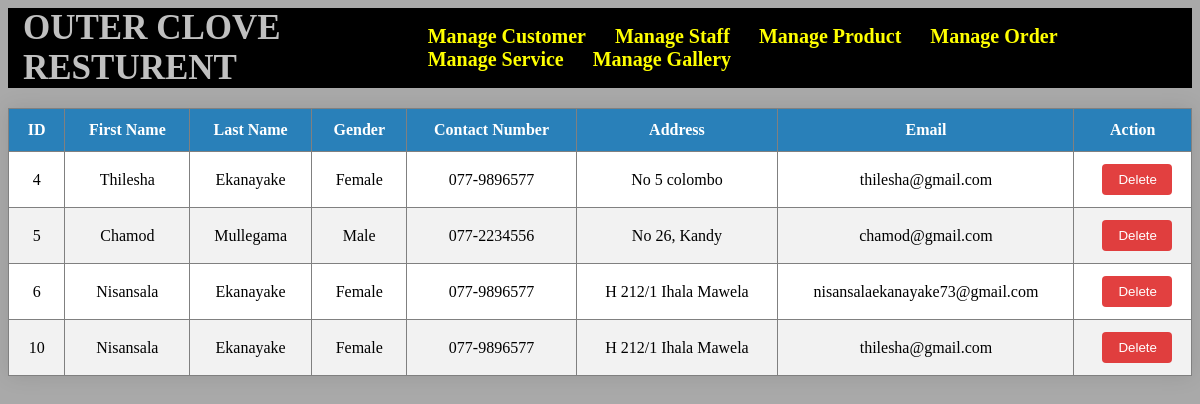
The app's page /Admin/show_allcustomers.php with its own data.
### tables this page shows
CREATE TABLE `customer_register` (
  `register_id` int(10) NOT NULL,
  `first_name` varchar(225) NOT NULL,
  `last_name` varchar(225) NOT NULL,
  `gender` varchar(225) NOT NULL,
  `contact_number` varchar(225) NOT NULL,
  `address` varchar(225) NOT NULL,
  `email` varchar(225) NOT NULL,
  `password` varchar(225) NOT NULL
);

### Admin/show_allcustomers.php (the view, shortened to what this page needs)
<?php
include './admin_dashboard.php';
$database = new connection();
$conn = $database->getConnection();
$query = "SELECT * FROM customer_register";
$stmt = $conn->query($query);
if ($stmt) {
    ?>
    <table border="1">
        <thead>
            <tr>
                <th>ID</th>
                <th>First Name</th>
                <th>Last Name</th>
                <th>Gender</th>
                <th>Contact Number</th>
                <th>Address</th>
                <th>Email</th>
                <th>Action</th>
            </tr>
        </thead>
        <tbody>
            <?php
            while ($row = $stmt->fetch(PDO::FETCH_ASSOC)) {
                ?>
                <tr>
                    <td><?php echo $row['register_id']; ?></td>
                    <td><?php echo $row['first_name']; ?></td>
                    <td><?php echo $row['last_name']; ?></td>
                    <td><?php echo $row['gender']; ?></td>
                    <td><?php echo $row['contact_number']; ?></td>
                    <td><?php echo $row['address']; ?></td>
                    <td><?php echo $row['email']; ?></td>
                    <td>
                        <form action="./delete_customer.php" method="post">
                            <button type="submit" name="submit">Delete</button>
                        </form>
                    </td>
                </tr>
                <?php
            }
            ?>
        </tbody>
    </table>
    <?php
} else {
    echo "No records found";
}
?>

### Styles/adminnav.css (style rules this page uses)
* { text-decoration:none; }

### Styles/man_gallery.css (style rules this page uses)
body { background-color: darkgray; }

### Styles/user_table.css (style rules this page uses)
table { width: 100%; border-collapse: collapse; border-spacing: 0; margin-top: 20px; box-shadow: 0 0 20px rgba(0, 0, 0, 0.1); background-color: #fff; }
th, td { padding: 12px 15px; text-align: center; }
th { background-color: #2980b9; color: white; font-weight: bold; }
tr:nth-child(even) { background-color: #f2f2f2; }
button { padding: 8px 16px; background-color: rgba(222, 32, 32, 0.854); color: white; border: none; border-radius: 4px; cursor: pointer; transition: background-color 0.3s ease; width: 80%; margin-left: 10%; }

### records on screen
customer_register: register_id "4", first_name "Thilesha", last_name "Ekanayake", gender "Female", contact_number "077-9896577", address "No 5 colombo", email "thilesha@gmail.com"
customer_register: register_id "5", first_name "Chamod", last_name "Mullegama", gender "Male", contact_number "077-2234556", address "No 26, Kandy", email "chamod@gmail.com"
customer_register: register_id "6", first_name "Nisansala", last_name "Ekanayake", gender "Female", contact_number "077-9896577", address "H 212/1 Ihala Mawela", email "nisansalaekanayake73@gmail.com"
customer_register: register_id "10", first_name "Nisansala", last_name "Ekanayake", gender "Female", contact_number "077-9896577", address "H 212/1 Ihala Mawela", email "thilesha@gmail.com"
